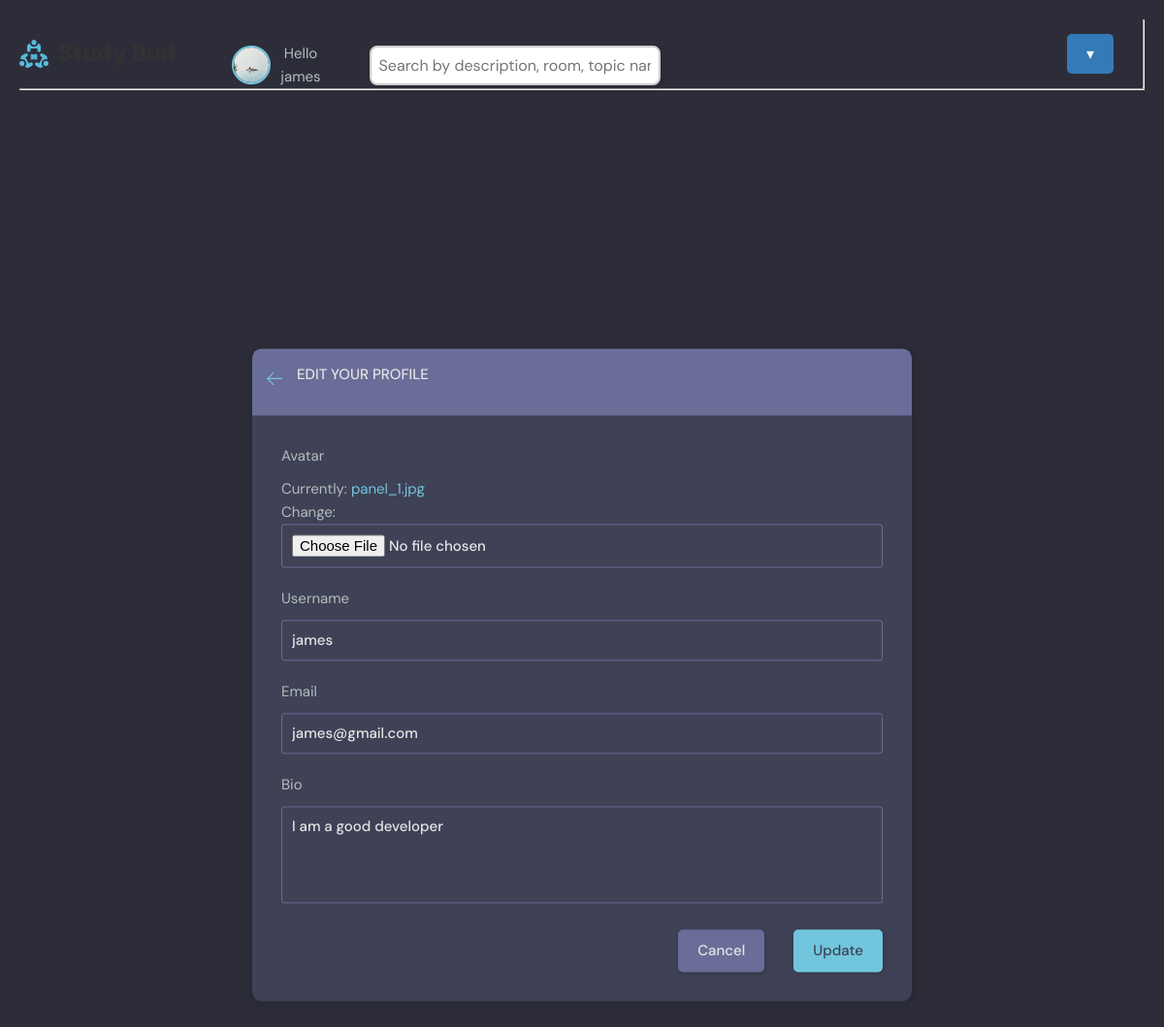
The page /update-user/ (signed in) on the database its author committed.
### base/models.py (models this page shows)
class User(AbstractUser):
    name = models.CharField(max_length=200, null=True)
    email = models.EmailField(unique=True, null=True)
    bio = models.TextField(null=True)
    avatar = models.ImageField(null=True, default="person.png")
    USERNAME_FIELD = 'email'
    REQUIRED_FIELDS = ['name', 'password']

### base/views.py (the view)
# urls.py: path('update-user/', views.updateUser, name='update-user'),
@login_required(login_url='login')
def updateUser(request):
    user = request.user
    form = UserForm(instance=user)
    if request.method == 'POST':
        form = UserForm(request.POST, request.FILES, instance=user)
        if form.is_valid():
            form.save()
            return redirect('user-profile', pk=user.id)
    return render(request, 'base/update-user.html', {'form': form})

### base/forms.py
class UserForm(ModelForm):
    class Meta:
        model = User  # Use the Django User model
        fields = ['avatar' ,'username', 'email', 'bio']  # Specify the fields you want in the form

### base/templates/base/update-user.html (shortened to what this page needs)
{% extends 'main.html' %}
{% block content %}
{% load static %}
<html lang="en">
<head>
    <link rel="stylesheet" href="{% static 'styles/style.css' %}" />
</head>
<main class="update-account layout">
  <div class="container">
    <div class="layout__box">
      <div class="layout__boxHeader">
        <div class="layout__boxTitle">
          <a href="{% url 'home' %}">
            <svg version="1.1" xmlns="http://www.w3.org/2000/svg" width="32" height="32" viewBox="0 0 32 32">
              <title>arrow-left</title>
              <path
                d="M13.723 2.286l-13.723 13.714 13.719 13.714 1.616-1.611-10.96-10.96h27.625v-2.286h-27.625l10.965-10.965-1.616-1.607z">
              </path>
            </svg>
          </a>
          <h3>Edit your profile</h3>
        </div>
      </div>
      <div class="layout__body">
        <form class="form" action="" method="POST" enctype="multipart/form-data">
          {% for field in form %}
          <div class="form__group">
            <label for="profile_pic">{{field.label}}</label>
            {{field}}
          </div>
          {% endfor %}
          <div class="form__action">
            <a class="btn btn--dark" href="{% url 'home' %}">Cancel</a>
            <button class="btn btn--main" type="submit">Update</button>
          </div>
        </form>
      </div>
    </div>
  </div>
</main>
{% endblock content %}

### templates/navbar.html (shortened to what this page needs)
{% load static %}
<div style="display: flex;">
    <a href="/" class="logo-container">
        <img src="{% static 'img/logo.svg' %}" class="logo" alt="Study Bud Logo">
        <h1 class="site-title">Study&nbsp;Bud</h1>
    </a>
    <div id="container_1">
        <img src="{{request.user.avatar.url}}" class="avatar">
        <p style="padding-right: 50px;">Hello {{request.user.username}}</p>
        <form method="GET" action="{% url 'home' %}">
            <input type="text" name="q" placeholder="Search by description, room, topic name...">
        </form>
    </div>
    <div class="auth-container">
        {% if request.user.is_authenticated %}
        <div class="dropdown">
            <button class="dropbtn">&#9662;</button>
        </div>
        {% else %}
            <a href="{% url 'login' %}">Login</a>
        {% endif %}
    </div>
    <hr>
</div>
<hr>

### static/styles/main.css (style rules this page uses)
body { background-color: aquamarine; }

### static/styles/style.css (style rules this page uses)
:root { --color-main: #71c6dd; --color-main-light: #e1f6fb; --color-dark: #3f4156; --color-dark-medium: #51546e; --color-dark-light: #696d97; --color-light: #e5e5e5; --color-gray: #8b8b8b; --color-light-gray: #b2bdbd; --color-bg: #2d2d39; --color-success: #5dd693; --color-error: #fc4b0b; }
* { font-family: "DM Sans", -apple-system, BlinkMacSystemFont, "Segoe UI", Roboto, Oxygen, Ubuntu, Cantarell, "Open Sans", "Helvetica Neue", sans-serif; margin: 0; padding: 0; box-sizing: border-box; text-rendering: optimizeLegibility; font-size: inherit; }
html { font-size: 56.25%; }
@media only screen and (min-width: 1200px) { html { font-size: 62.5%; } }
body { line-height: 1.6; font-weight: 400; font-size: 1.5rem; color: var(--color-light-gray); background-color: var(--color-bg); min-height: 100vh; }
img { width: 100%; }
a { display: inline-block; color: var(--color-main); text-decoration: none; }
.container { max-width: 120rem; width: 90%; margin: auto; }
.btn { background-color: transparent; border: none; display: inline-flex; align-items: center; gap: 1rem; cursor: pointer; transition: all ease-in-out 0.3s; padding: 1rem 2rem; border-radius: 5px; box-shadow: 1px 1px 3px 1px rgba(0, 0, 0, 0.15); font-weight: 500; }
.btn--main { background-color: var(--color-main); color: var(--color-dark); }
.btn--dark { background-color: var(--color-dark-light); color: var(--color-light); }
.avatar { position: relative; display: inline-block; border-radius: 50%; border: 2px solid var(--color-main); }
.avatar::after { content: ""; display: block; position: absolute; background-color: var(--color-gray); z-index: 111; border-radius: 50%; border: 0.3rem solid var(--color-dark); }
.layout { margin-top: 2.4rem; }
.layout > .container { display: flex; justify-content: space-between; align-items: flex-start; }
.layout__box { width: 90%; max-width: 48rem; min-height: 40rem; position: absolute; top: 50%; left: 50%; transform: translate(-50%, -46%); background-color: var(--color-dark); border-radius: 1rem; box-shadow: 1px 1px 6px 3px rgba(0, 0, 0, 0.1); overflow: hidden; }
.layout__boxHeader { display: flex; padding: 1.5rem; background-color: var(--color-dark-light); }
.layout__boxTitle { display: flex; gap: 1.5rem; align-items: center; }
.layout__boxTitle h3 { text-transform: uppercase; font-weight: 500; color: var(--color-light); }
.layout__boxTitle svg { width: 1.6rem; height: 1.6rem; fill: var(--color-main); }
.layout__body { margin: 3rem; }
.form__group { margin-bottom: 2rem; width: 100%; }
.form__group label { display: block; font-size: 1.5rem; margin-bottom: 1rem; }
.form__group input, .form__group textarea, .form__group select { background: transparent; border: 1px solid var(--color-dark-light); padding: 1rem; border-radius: 3px; width: 100%; color: var(--color-light); font-weight: 500; outline: none; }
.form__group textarea { background: transparent; height: 10rem; resize: none; }
.form__action { display: flex; justify-content: flex-end; gap: 3rem; }
.update-account.layout .layout__box { max-width: 68rem; }

### templates/main.html (style rules this page uses)
body, html { margin: 0; padding: 0; font-family: 'Roboto', sans-serif; background-color: #f4f4f9; }
.container { max-width: 1200px; margin: 0 auto; padding: 20px; }
h1, h2, h3, h4, h5, h6 { color: #333; margin-bottom: 15px; }

### templates/navbar.html (style rules this page uses)
input[name='q'] { padding: 8px; width: 300px; border: 2px solid #ccc; border-radius: 8px; font-size: 16px; box-shadow: 2px 2px 5px rgba(0, 0, 0, 0.1); transition: border-color 0.3s ease-in-out, box-shadow 0.3s ease-in-out; }
a { text-decoration: none; }
.dropdown { position: relative; display: inline-block; }
.dropbtn { background-color: #337ab7; color: white; padding: 10px 20px; border: none; border-radius: 5px; cursor: pointer; font-size: 16px; text-decoration: none; }
.auth-container { display: flex; justify-content: flex-end; align-items: center; width: 100%; padding-right: 30px; }
.logo-container { display: flex; align-items: center; text-decoration: none; color: inherit; }
.logo { width: 30px; height: auto; margin-right: 10px; }
.site-title { margin: 0; font-size: 24px; }
.avatar { width: 40px; height: 40px; border-radius: 50%; margin-right: 10px; }
#container_1 { padding-left: 5%; display: flex; padding-top: 23px; align-items: center; text-align: center; }

### base/templates/base/update-user.html (style rules this page uses)
.update-account { height: 150vh; }

### rows shown on the page
User: user.avatar (picture), user.username "james", form "james" "james@gmail.com" "I am a good developer"

### other values the page prints
{{ field.label }} "Avatar" "Username" "Email" "Bio"
